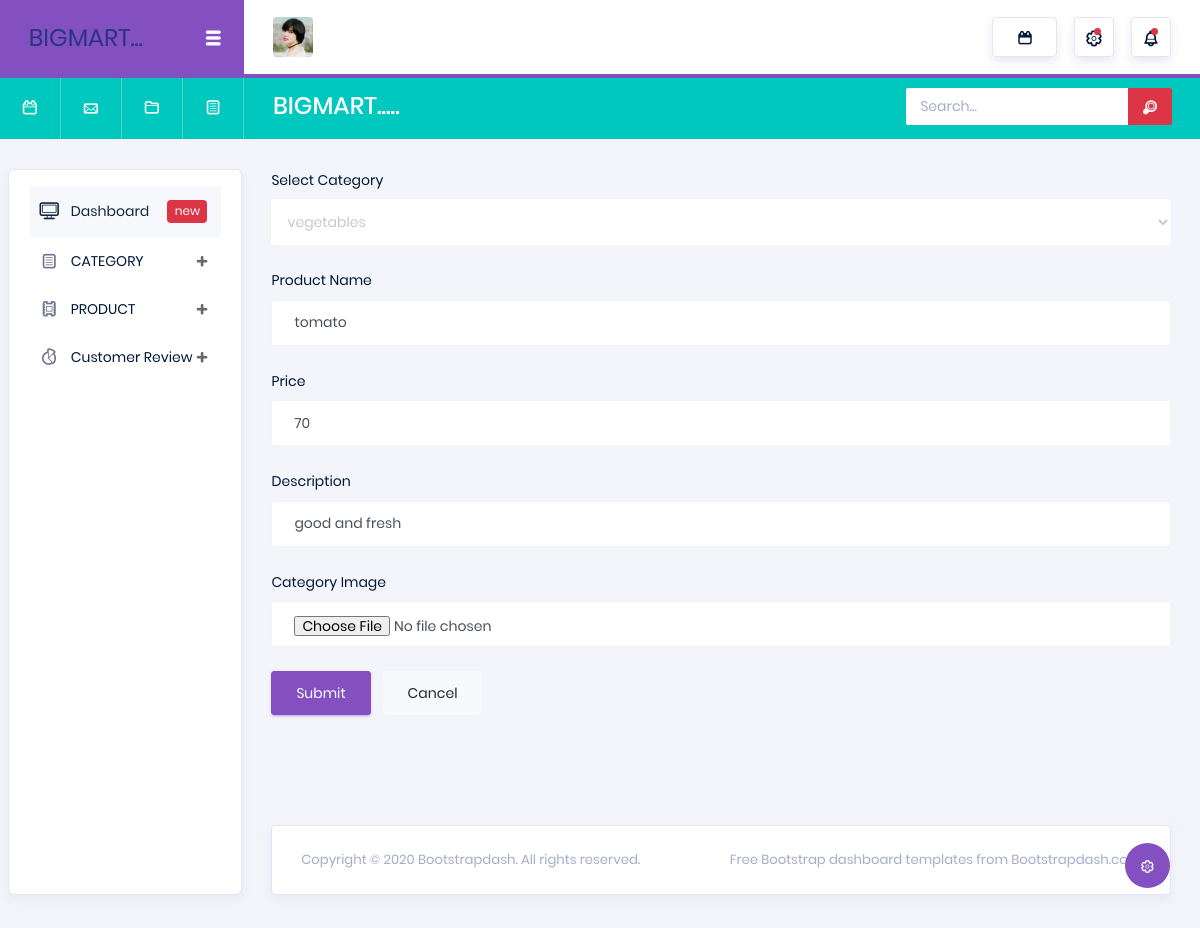
Screenshot of /Backend/edit_product/1/ with the database file from the repository.
### Backend/models.py (models this page shows)
class product_db(models.Model):
    Category=models.CharField(max_length=100,blank=True,null=True)
    Product_name=models.CharField(max_length=100,blank=True,null=True)
    Price=models.IntegerField(null=True,blank=True)
    pro_Description=models.CharField(max_length=100,blank=True,null=True)
    pro_image=models.ImageField(upload_to="category images",null=True,blank=True)

### Backend/views.py (the view)
# urls.py: path('edit_product/<int:pid>/',views.edit_product,name="edit_product"),
def edit_product(req,pid):
    data=product_db.objects.get(id=pid)
    cat=Category_db.objects.all()
    return render(req,"edit_product.html",{'data':data,'cat':cat})

### Backend/templates/edit_product.html (shortened to what this page needs)
<!DOCTYPE html>
{% extends 'index.html'%}
{%block content%}
<html lang="en">
<head>
</head>
<body>
<form class="forms-sample" method="post" action="{% url 'update_product' pid=data.id%}" enctype="multipart/form-data">
                    <div class="form-group">
                      <label for="exampleSelectGender">Select Category</label>
                        <select class="form-control" id="exampleSelectGender" name="cat_name">
                          <option>{{data.Category}}</option>
                        </select>
                      </div>
                    <div class="form-group">
                      <label for="exampleInputName1">Product Name</label>
                      <input type="text" class="form-control" id="exampleInputName1" placeholder="Name" name="name" value="{{data.Product_name}}">
                    </div>
                    <div class="form-group">
                      <label for="exampleInputName1">Price</label>
                      <input type="text" class="form-control" id="exampleInputName1" placeholder="price" name="price" value="{{data.Price}}">
                    </div>
                    <div class="form-group">
                      <label for="exampleInputEmail3">Description</label>
                      <input type="text" class="form-control" id="exampleInputEmail3" placeholder="Description" name="dis" value="{{data.pro_Description}}">
                    </div>
                    <div class="form-group">
                      <label for="exampleInputEmail3">Category Image</label>
                      <input type="file" class="form-control" id="exampleInputEmail3" placeholder="" name="image" value="{{data.pro_image}}">
                    </div>
                    <button type="submit" class="btn btn-primary mr-2">Submit</button>
                    <button class="btn btn-light">Cancel</button>
                  </form>
</body>
</html>
{%endblock%}

### rows the page displays
product_db: cat_name "vegetables", name "tomato", price "70", dis "good and fresh"
